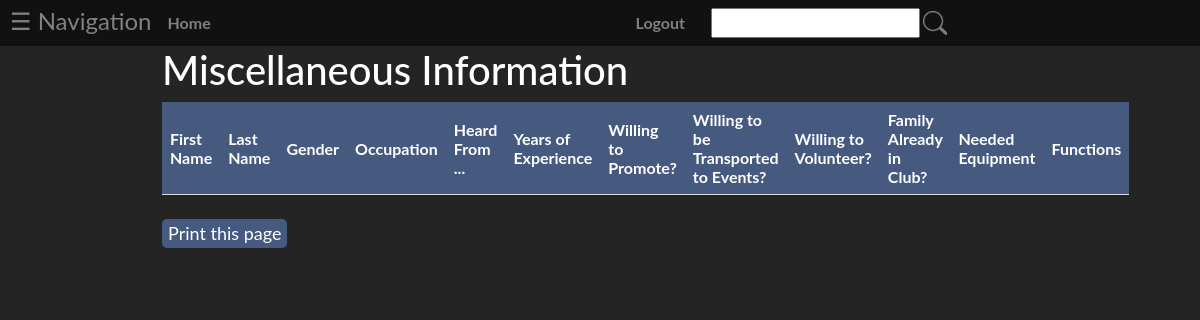
The app's page /Participant/misc, older data.
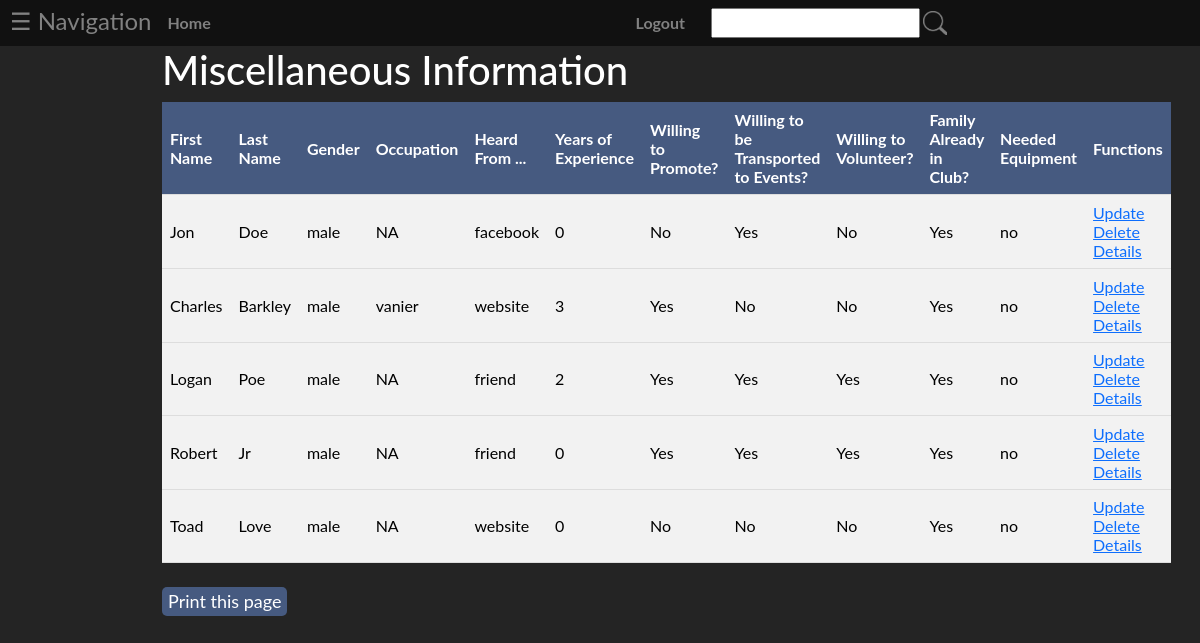
The same page, newer data.
### tables this page shows
CREATE TABLE `participant` (
  `participant_id` int(11) NOT NULL,
  `customer_id` int(11) NOT NULL,
  `first_name` varchar(25) NOT NULL,
  `last_name` varchar(25) NOT NULL,
  `gender` varchar(25) NOT NULL,
  `dob` date NOT NULL,
  `address` varchar(25) NOT NULL,
  `city` varchar(25) NOT NULL,
  `postal_code` varchar(25) NOT NULL,
  `main_phone` varchar(25) NOT NULL,
  `secondary_phone` varchar(25) NOT NULL,
  `email` varchar(25) NOT NULL,
  `occupation` varchar(25) NOT NULL,
  `heard_from` varchar(25) NOT NULL,
  `years_of_practice` int(11) NOT NULL,
  `medical_insurance_number` varchar(25) NOT NULL,
  `exp_date` date NOT NULL,
  `emer_contact` varchar(25) NOT NULL,
  `relation_to_player` varchar(25) NOT NULL,
  `emer_phone` varchar(25) NOT NULL,
  `allergies` varchar(25) NOT NULL,
  `med_history` varchar(25) NOT NULL,
  `epipen` tinyint(1) NOT NULL,
  `meds` varchar(25) NOT NULL,
  `spec_needs` varchar(25) NOT NULL,
  `promotion` tinyint(1) NOT NULL,
  `transport` tinyint(1) NOT NULL,
  `volunteer` tinyint(1) NOT NULL,
  `family` tinyint(1) NOT NULL,
  `equip_needs` varchar(25) NOT NULL,
  `notes` text NOT NULL
);

### app/core/App.php (called while the page is built, shortened)
<?php
	class App{
		private $method = 'index';
		public function __construct(){
			$url = self::parseUrl();
			if(isset($url[0])){
				unset($url[0]);
			}
			$this->controller = new $this->controller;
			if(isset($url[1])){
				if(method_exists($this->controller, $url[1])){
					$this->method = $url[1];
				}
				unset($url[1]);
			}
			$this->params = $url ? array_values($url) : [];
			call_user_func_array([$this->controller, $this->method], $this->params);
		}
		private static function parseUrl(){
			if(isset($_GET['url'])){
				return explode('/',
					filter_var(
						rtrim($_GET['url'], '/'),
						FILTER_SANITIZE_URL)
				);
			}
		}
	}

### index.php (called while the page is built, shortened)
<?php
	new \app\core\App();

### app/models/Participant.php (called while the page is built, shortened)
<?php
class Participant extends \app\core\Model{
	function getAll() {
		$SQL = 'SELECT * FROM participant';
		$STMT = self::$_connection->prepare($SQL);
		$STMT->execute();
		$STMT->setFetchMode(\PDO::FETCH_CLASS, "app\models\Participant");
		return $STMT->fetchAll();
	}
}

### app/core/DBConnection.php (called while the page is built, shortened)
<?php
class DBConnection{
	static $connection = null;
	private function __construct(){
		if(self::$connection == null){
			$host = 'localhost';
			$DBname = 'sysdevproject';
			$user = 'root';
			$password = '';
			self::$connection = new \PDO("mysql:host=$host;dbname=$DBname", $user, $password);
		}
}
	public static function getInstance(){
		return self::$connection;
	}
}

### app/views/Participant/misc.php (the view, shortened to what this page needs)
<html>
<head>
	<link href="https://cdn.jsdelivr.net/npm/bootstrap@5.1.3/dist/css/bootstrap.min.css" rel="stylesheet">
	<link rel="stylesheet" type="text/css" href="/app/styles/general.css">
	<link rel="stylesheet" type="text/css" href="/app/styles/tables.css">
</head>
<form action="" method="Post">
<body>
	<div class='container'>
		<h1>Miscellaneous Information</h1>
		<table>
			<tr>
				<th>First Name</th> <th>Last Name</th> <th>Gender</th> <th>Occupation</th> <th>Heard From ...</th>
				<th>Years of Experience</th> <th>Willing to Promote?</th> <th>Willing to be Transported to Events?</th>
				<th>Willing to Volunteer?</th> <th>Family Already in Club?</th> <th>Needed Equipment</th> <th>Functions</th>
			</tr>
			<?php
				foreach ($data as $participant) {
					echo "<tr class='data'>
						<td>$participant->first_name</td>
						<td>$participant->last_name</td>
						<td>$participant->gender</td>
						<td>$participant->occupation</td>
						<td>$participant->heard_from</td>
						<td>$participant->years_of_practice</td>";
						if ($participant->promotion == 0) { echo "<td>Yes</td>"; } else { echo "<td>No</td>"; }
						if ($participant->transport == 0) { echo "<td>Yes</td>"; } else { echo "<td>No</td>"; }
						if ($participant->volunteer == 0) { echo "<td>Yes</td>"; } else { echo "<td>No</td>"; }
						if ($participant->family == 0) { echo "<td>Yes</td>"; } else { echo "<td>No</td>"; }
					echo "<td>$participant->equip_needs</td>
						<td>
							<a href='/participant/update/$participant->participant_id'>" . "Update" . "</a>
							<a href='/participant/delete/$participant->participant_id'>" . "Delete" . "</a>
							<a href='/participant/details/$participant->participant_id'>" . "Details" . "</a>
						</td>
					<tr>";
				}
			?>
		</table>
		<br>
		<button class="print" onClick="window.print()">Print this page</button>
	</div>
</body>
</html>

Row changes from the older to the newer data that the page shows:
added participant: first_name "Jon", last_name "Doe", gender "male", occupation "NA", heard_from "facebook", years_of_practice "0", promotion "No", transport "Yes", volunteer "No", family "Yes", equip_needs "no"
added participant: first_name "Charles", last_name "Barkley", gender "male", occupation "vanier", heard_from "website", years_of_practice "3", promotion "Yes", transport "No", volunteer "No", family "Yes", equip_needs "no"
added participant: first_name "Logan", last_name "Poe", gender "male", occupation "NA", heard_from "friend", years_of_practice "2", promotion "Yes", transport "Yes", volunteer "Yes", family "Yes", equip_needs "no"
added participant: first_name "Robert", last_name "Jr", gender "male", occupation "NA", heard_from "friend", years_of_practice "0", promotion "Yes", transport "Yes", volunteer "Yes", family "Yes", equip_needs "no"
added participant: first_name "Toad", last_name "Love", gender "male", occupation "NA", heard_from "website", years_of_practice "0", promotion "No", transport "No", volunteer "No", family "Yes", equip_needs "no"
